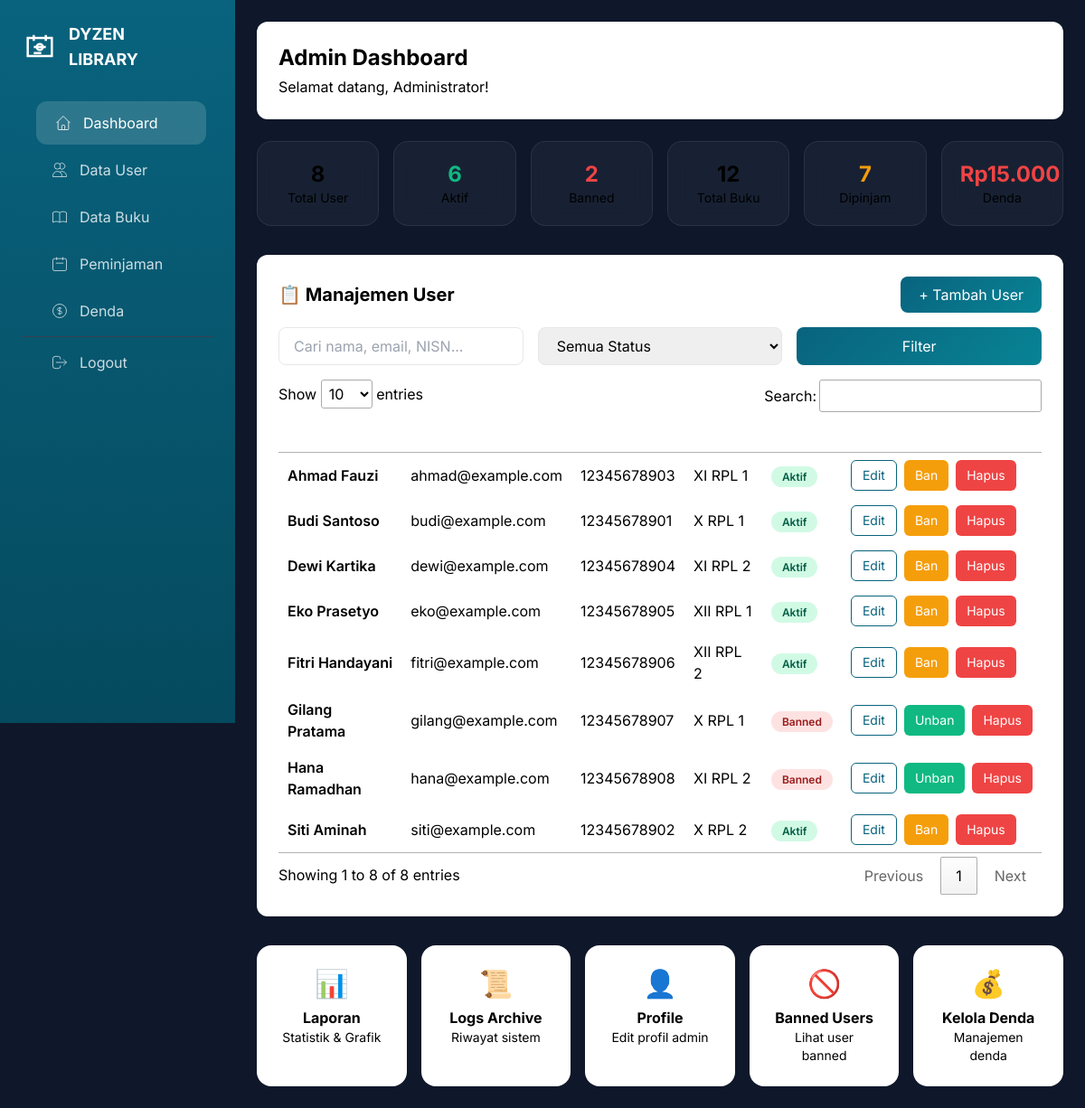
The app's page /page/admin/admin_dashboard.php (signed in) with its own data.
### tables this page shows
CREATE TABLE IF NOT EXISTS `users` (
    `id` INT(11) NOT NULL AUTO_INCREMENT,
    `nama` VARCHAR(100) NOT NULL,
    `email` VARCHAR(100) NOT NULL,
    `password` VARCHAR(255) NOT NULL,
    `role` ENUM('admin', 'user') NOT NULL DEFAULT 'user',
    `nisn` VARCHAR(20) DEFAULT NULL,
    `kelas` VARCHAR(20) DEFAULT NULL,
    `foto` VARCHAR(255) DEFAULT NULL,
    `status` ENUM('aktif', 'banned') NOT NULL DEFAULT 'aktif',
    `token_reset` VARCHAR(255) DEFAULT NULL,
    `last_login` DATETIME DEFAULT NULL,
    `created_at` TIMESTAMP NOT NULL DEFAULT CURRENT_TIMESTAMP,
    `updated_at` TIMESTAMP NOT NULL DEFAULT CURRENT_TIMESTAMP ON UPDATE CURRENT_TIMESTAMP,
    PRIMARY KEY (`id`),
    UNIQUE KEY `email` (`email`),
    UNIQUE KEY `nisn` (`nisn`),
    KEY `idx_status` (`status`),
    KEY `idx_role_status` (`role`, `status`)
);

### config/data_base.php (called while the page is built, shortened)
<?php
function e($string, $flags = ENT_QUOTES) {
    return htmlspecialchars($string ?? '', $flags, 'UTF-8');
}

### page/admin/admin_dashboard.php (the view, shortened to what this page needs)
<?php
require_once '../../config/data_base.php';
$search = isset($_GET['search']) ? sanitize($_GET['search']) : '';
$query = "SELECT * FROM users WHERE role = 'user'";
$params = [];
$query .= " ORDER BY created_at DESC";
$stmt = $pdo->prepare($query);
$stmt->execute($params);
$users = $stmt->fetchAll();
$totalUsers = $pdo->query("SELECT COUNT(*) FROM users WHERE role = 'user'")->fetchColumn();
$totalActive = $pdo->query("SELECT COUNT(*) FROM users WHERE role = 'user' AND status = 'aktif'")->fetchColumn();
$totalBanned = $pdo->query("SELECT COUNT(*) FROM users WHERE role = 'user' AND status = 'banned'")->fetchColumn();
$totalBooks = $pdo->query("SELECT COUNT(*) FROM buku WHERE status = 'aktif'")->fetchColumn();
$totalLoans = $pdo->query("SELECT COUNT(*) FROM peminjaman WHERE status = 'dipinjam'")->fetchColumn();
$totalFines = $pdo->query("SELECT COALESCE(SUM(jumlah_denda), 0) FROM denda WHERE status_bayar = 'belum'")->fetchColumn();
?>
<!DOCTYPE html>
<html lang="id">
<head>
    <link href="https://cdn.jsdelivr.net/npm/tailwindcss@2/dist/tailwind.min.css" rel="stylesheet">
    <link href="https://cdn.datatables.net/1.13.4/css/jquery.dataTables.min.css" rel="stylesheet">
</head>
<body>
<aside class="sidebar" id="sidebar">
    <div class="p-6">
        <div class="flex items-center gap-3 mb-8">
            <svg width="40" height="40" viewBox="0 0 24 24" fill="none" stroke="white" stroke-width="1.5">
                <path d="M4 6H20V18H4V6Z"/>
                <path d="M8 4V8M16 4V8"/>
                <path d="M8 12H16M8 16H13"/>
                <circle cx="12" cy="12" r="2"/>
            </svg>
            <span class="text-white font-playfair text-lg font-bold">DYZEN<br>LIBRARY</span>
        </div>
        <nav class="space-y-1">
            <a href="#" class="sidebar-nav-item active"><svg width="20" height="20" viewBox="0 0 24 24" fill="none" stroke="currentColor"><path d="M3 12l2-2m0 0l7-7 7 7M5 10v10a1 1 0 001 1h3m10-11l2 2m-2-2v10a1 1 0 01-1 1h-3m-6 0a1 1 0 001-1v-4a1 1 0 011-1h2a1 1 0 011 1v4a1 1 0 001 1m-6 0h6"/></svg><span>Dashboard</span></a>
            <a href="#" class="sidebar-nav-item" onclick="showSection('users')"><svg width="20" height="20" viewBox="0 0 24 24" fill="none" stroke="currentColor"><path d="M12 4.354a4 4 0 110 5.292M15 21H3v-1a6 6 0 0112 0v1zm0 0h6v-1a6 6 0 00-9-5.197M13 7a4 4 0 11-8 0 4 4 0 018 0z"/></svg><span>Data User</span></a>
            <a href="#" class="sidebar-nav-item" onclick="showSection('books')"><span>Data Buku</span></a>
            <a href="#" class="sidebar-nav-item" onclick="showSection('loans')"><svg width="20" height="20" viewBox="0 0 24 24" fill="none" stroke="currentColor"><path d="M8 7V3m8 4V3m-9 8h10M5 21h14a2 2 0 002-2V7a2 2 0 00-2-2H5a2 2 0 00-2 2v12a2 2 0 002 2z"/></svg><span>Peminjaman</span></a>
            <a href="#" class="sidebar-nav-item" onclick="showSection('fines')"><svg width="20" height="20" viewBox="0 0 24 24" fill="none" stroke="currentColor"><path d="M12 8c-1.657 0-3 .895-3 2s1.343 2 3 2 3 .895 3 2-1.343 2-3 2m0-8c1.11 0 2.08.402 2.599 1M12 8V7m0 1v8m0 0v1m0-1c-1.11 0-2.08-.402-2.599-1M21 12a9 9 0 11-18 0 9 9 0 0118 0z"/></svg><span>Denda</span></a>
            <hr class="my-4 border-gray-700">
            <a href="../../auth/logout.php" class="sidebar-nav-item"><svg width="20" height="20" viewBox="0 0 24 24" fill="none" stroke="currentColor"><path d="M17 16l4-4m0 0l-4-4m4 4H7m6 4v1a3 3 0 01-3 3H6a3 3 0 01-3-3V7a3 3 0 013-3h4a3 3 0 013 3v1"/></svg><span>Logout</span></a>
        </nav>
    </div>
</aside>
<div class="main-content">
    <div class="bg-white rounded-xl shadow-sm p-6 mb-6">
        <div class="flex justify-between items-center flex-wrap gap-4">
            <div>
                <h1 class="text-2xl font-playfair font-bold text-primary">Admin Dashboard</h1>
                <p class="text-text-light mt-1">Selamat datang, <?= e($_SESSION['user_name']) ?>!</p>
            </div>
        </div>
    </div>
    <div class="grid grid-cols-2 md:grid-cols-3 lg:grid-cols-6 gap-4 mb-8">
        <div class="stat-card text-center"><div class="text-2xl font-bold text-primary"><?= $totalUsers ?></div><div class="text-sm text-text-light">Total User</div></div>
        <div class="stat-card text-center"><div class="text-2xl font-bold text-green-500"><?= $totalActive ?></div><div class="text-sm text-text-light">Aktif</div></div>
        <div class="stat-card text-center"><div class="text-2xl font-bold text-red-500"><?= $totalBanned ?></div><div class="text-sm text-text-light">Banned</div></div>
        <div class="stat-card text-center"><div class="text-2xl font-bold text-primary"><?= $totalBooks ?></div><div class="text-sm text-text-light">Total Buku</div></div>
        <div class="stat-card text-center"><div class="text-2xl font-bold text-yellow-500"><?= $totalLoans ?></div><div class="text-sm text-text-light">Dipinjam</div></div>
        <div class="stat-card text-center"><div class="text-2xl font-bold text-red-500">Rp<?= number_format($totalFines, 0, ',', '.') ?></div><div class="text-sm text-text-light">Denda</div></div>
    </div>
    <div id="section-users" class="section-content">
        <div class="bg-white rounded-xl shadow-sm p-6 mb-6">
            <div class="flex justify-between items-center flex-wrap gap-4 mb-4">
                <h2 class="text-xl font-bold text-primary">📋 Manajemen User</h2>
                <a href="tambah_user.php" class="btn-primary">+ Tambah User</a>
            </div>
            <form method="GET" class="grid md:grid-cols-3 gap-4 mb-4">
                <input type="text" name="search" placeholder="Cari nama, email, NISN..." value="<?= e($search) ?>" class="px-4 py-2 border rounded-lg">
                <select name="status" class="px-4 py-2 border rounded-lg">
                    <option value="">Semua Status</option>
                </select>
                <button type="submit" class="btn-primary">Filter</button>
            </form>
            <div class="overflow-x-auto">
                <table id="usersTable" class="w-full">
                    <thead class="bg-gradient-to-r from-primary to-secondary text-white">
                        <tr><th class="px-4 py-3">Nama</th><th class="px-4 py-3">Email</th><th class="px-4 py-3">NISN</th><th class="px-4 py-3">Kelas</th><th class="px-4 py-3">Status</th><th class="px-4 py-3">Aksi</th></tr>
                    </thead>
                    <tbody>
                        <?php foreach ($users as $user): ?>
                        <tr class="border-b hover:bg-gray-50">
                            <td class="px-4 py-3 font-semibold"><?= e($user['nama']) ?></td>
                            <td class="px-4 py-3"><?= e($user['email']) ?></td>
                            <td class="px-4 py-3"><?= e($user['nisn']) ?></td>
                            <td class="px-4 py-3"><?= e($user['kelas']) ?></td>
                            <td class="px-4 py-3"><span class="<?= $user['status'] == 'aktif' ? 'badge-active' : 'badge-banned' ?>"><?= $user['status'] == 'aktif' ? 'Aktif' : 'Banned' ?></span></td>
                            <td class="px-4 py-3">
                                <div class="flex gap-2">
                                    <button onclick="openEditModal(<?= $user['id'] ?>, '<?= addslashes($user['nama']) ?>', '<?= addslashes($user['email']) ?>', '<?= addslashes($user['kelas']) ?>')" class="btn-outline text-sm py-1 px-3">Edit</button>
                                    <?php if ($user['status'] == 'aktif'): ?>
                                        <button onclick="confirmBan(<?= $user['id'] ?>, '<?= addslashes($user['nama']) ?>')" class="btn-warning text-sm py-1 px-3">Ban</button>
                                    <?php else: ?>
                                        <button onclick="confirmUnban(<?= $user['id'] ?>, '<?= addslashes($user['nama']) ?>')" class="btn-success text-sm py-1 px-3">Unban</button>
                                    <?php endif; ?>
                                    <button onclick="confirmDelete(<?= $user['id'] ?>, '<?= addslashes($user['nama']) ?>')" class="btn-danger text-sm py-1 px-3">Hapus</button>
                                </div>
                            </td>
                        </tr>
                        <?php endforeach; ?>
                    </tbody>
                </table>
            </div>
        </div>
    </div>
    <div class="grid md:grid-cols-5 gap-4 mt-8">
        <div class="tool-card" onclick="location.href='laporan.php'"><div class="text-3xl mb-2">📊</div><h3 class="font-bold">Laporan</h3><p class="text-sm text-text-light">Statistik & Grafik</p></div>
        <div class="tool-card" onclick="location.href='logs_archive.php'"><div class="text-3xl mb-2">📜</div><h3 class="font-bold">Logs Archive</h3><p class="text-sm text-text-light">Riwayat sistem</p></div>
        <div class="tool-card" onclick="location.href='profile_admin.php'"><div class="text-3xl mb-2">👤</div><h3 class="font-bold">Profile</h3><p class="text-sm text-text-light">Edit profil admin</p></div>
        <div class="tool-card" onclick="location.href='banned_users.php'"><div class="text-3xl mb-2">🚫</div><h3 class="font-bold">Banned Users</h3><p class="text-sm text-text-light">Lihat user banned</p></div>
        <div class="tool-card" onclick="location.href='denda_siswa.php'"><div class="text-3xl mb-2">💰</div><h3 class="font-bold">Kelola Denda</h3><p class="text-sm text-text-light">Manajemen denda</p></div>
    </div>
</div>
</body>
</html>

### page/admin/admin_dashboard.php (style rules this page uses)
* { margin: 0; padding: 0; box-sizing: border-box; }
body { background: #0F172A; font-family: 'Inter', sans-serif; }
.sidebar { position: fixed; left: 0; top: 0; width: 260px; height: 100vh; background: linear-gradient(180deg, #09637E 0%, #054A5E 100%); color: white; overflow-y: auto; z-index: 1000; }
.sidebar-nav-item { display: flex; align-items: center; gap: 12px; padding: 12px 20px; margin: 4px 12px; border-radius: 12px; color: rgba(255,255,255,0.8); text-decoration: none; transition: all 0.2s; }
.sidebar-nav-item:hover, .sidebar-nav-item.active { background: rgba(255,255,255,0.15); color: white; transform: translateX(4px); }
.main-content { margin-left: 260px; padding: 1.5rem; min-height: 100vh; }
.stat-card { background: rgba(30,41,59,0.6); backdrop-filter: blur(12px); border-radius: 1rem; padding: 1.25rem; border: 1px solid rgba(255,255,255,0.08); transition: all 0.3s; }
.btn-primary { background: linear-gradient(135deg, #09637E, #088395); color: white; padding: 8px 20px; border-radius: 8px; border: none; cursor: pointer; transition: all 0.2s; }
.btn-danger { background: #EF4444; color: white; padding: 6px 12px; border-radius: 6px; border: none; cursor: pointer; transition: all 0.2s; }
.btn-warning { background: #F59E0B; color: white; padding: 6px 12px; border-radius: 6px; border: none; cursor: pointer; transition: all 0.2s; }
.btn-success { background: #10B981; color: white; padding: 6px 12px; border-radius: 6px; border: none; cursor: pointer; transition: all 0.2s; }
.btn-outline { background: transparent; border: 1px solid #09637E; color: #09637E; padding: 6px 12px; border-radius: 6px; cursor: pointer; transition: all 0.2s; }
.badge-active { background: #D1FAE5; color: #065F46; padding: 4px 12px; border-radius: 9999px; font-size: 12px; font-weight: 600; }
.badge-banned { background: #FEE2E2; color: #991B1B; padding: 4px 12px; border-radius: 9999px; font-size: 12px; font-weight: 600; }
.tool-card { background: white; border-radius: 1rem; padding: 1.5rem; text-align: center; transition: all 0.3s; cursor: pointer; }

### records on screen
users: nama "Budi Santoso", email "budi@example.com", nisn "12345678901", kelas "X RPL 1", status "Aktif"
users: nama "Siti Aminah", email "siti@example.com", nisn "12345678902", kelas "X RPL 2", status "Aktif"
users: nama "Ahmad Fauzi", email "ahmad@example.com", nisn "12345678903", kelas "XI RPL 1", status "Aktif"
users: nama "Dewi Kartika", email "dewi@example.com", nisn "12345678904", kelas "XI RPL 2", status "Aktif"
users: nama "Eko Prasetyo", email "eko@example.com", nisn "12345678905", kelas "XII RPL 1", status "Aktif"
users: nama "Fitri Handayani", email "fitri@example.com", nisn "12345678906", kelas "XII RPL 2", status "Aktif"
users: nama "Gilang Pratama", email "gilang@example.com", nisn "12345678907", kelas "X RPL 1", status "Banned"
users: nama "Hana Ramadhan", email "hana@example.com", nisn "12345678908", kelas "XI RPL 2", status "Banned"

### other values on screen
$_SESSION['user_name'] "Administrator"
$totalUsers "8"
$totalActive "6"
$totalBanned "2"
$totalBooks "12"
$totalLoans "7"
$totalFines "15.000"
